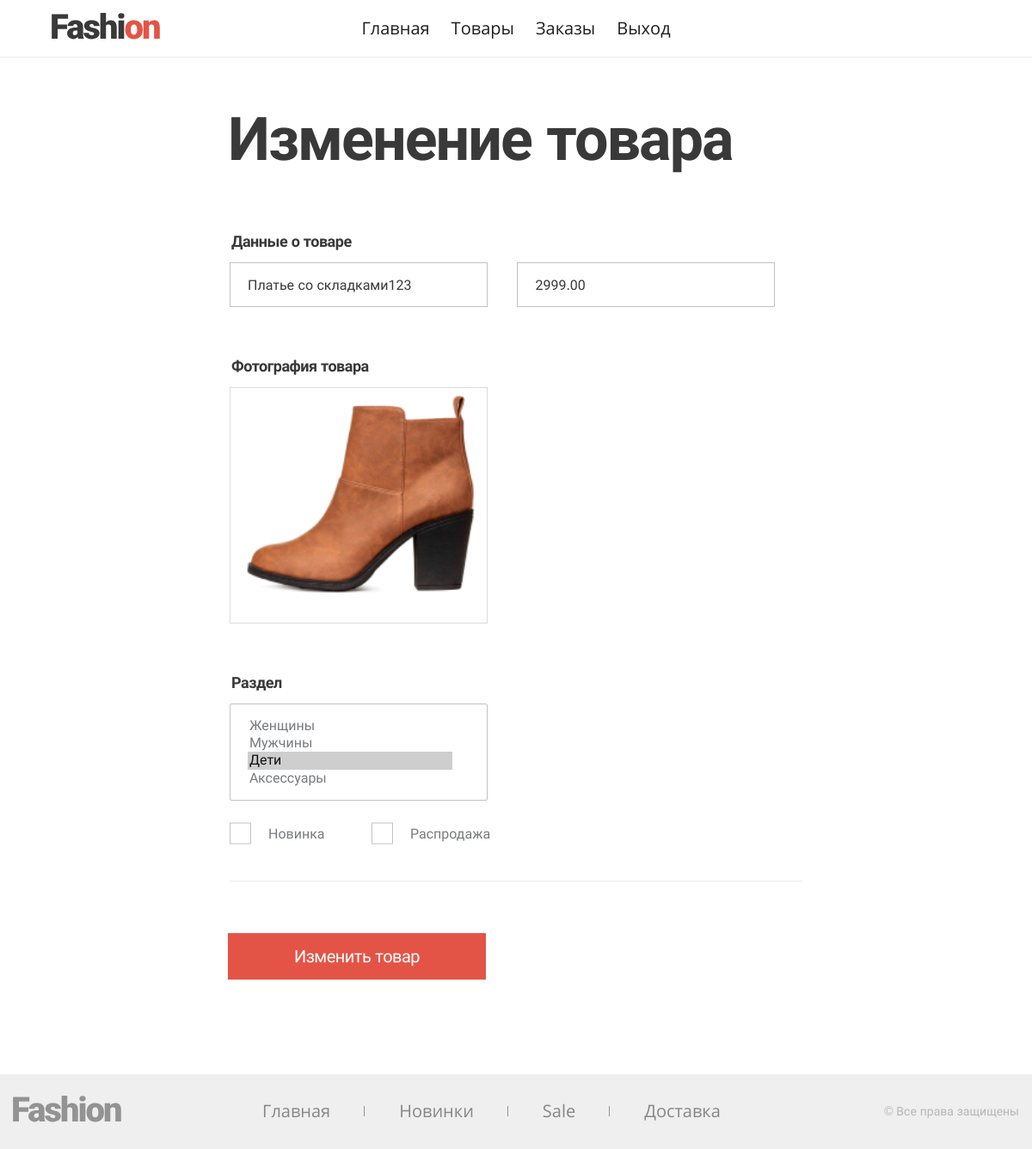
Screenshot of /products/add.php/?id=9 (signed in) with the database file from the repository.
### tables this page shows
CREATE TABLE `products` (
  `id` int(11) NOT NULL,
  `name` varchar(255) NOT NULL,
  `price` decimal(12,2) NOT NULL,
  `new` tinyint(1) NOT NULL DEFAULT '0',
  `sale` tinyint(1) NOT NULL DEFAULT '0',
  `img` varchar(50) NOT NULL
);

### include/settingAccessAddress.php (called while the page is built)
<?php
$access = [
    'Администратор' => [
        '/products/',
        '/orders/',
        '/products/add.php/'
    ],
    'Оператор' => [
        '/orders/'
    ],
    'Гости' => [
        '/delivery/',
        '/admin/',
        '/test/',
        '/admin/logout.php',
        '/',
        null
    ],
];

### products/add.php (the view, shortened to what this page needs)
<?php
if (!isset($_SESSION['auth']) && $_SESSION['auth'] != true) {
    header ('Location: /admin/');
    die();
} else {
    if (empty($_GET['id'])) {
        $title = 'Добавление товара';
        $nameButton = 'Добавить товар';
        $textResult = 'Товар успешно добавлен';
    } else {
        $title = 'Изменение товара';
        $nameButton = 'Изменить товар';
    }
    include $_SERVER['DOCUMENT_ROOT'] . '/template/header.php';
    if (accessUserForAdress() != true){
        include $_SERVER['DOCUMENT_ROOT'] . '/template/noAccess.php';
    } else {
    $hiddenForm = false;
    if (empty($_GET['id'])) {
        $lastId = useSelectQuery('SELECT MAX(id) FROM products');
        $lastId = (int) $lastId[0]['MAX(id)'];
        $lastId++;
        $product['id'] = $lastId;
        if (isset($_POST['new']) && $_POST['new'] == 'on') {
            $checkedNew = 'checked';
        }
        if (isset($_POST['sale']) && $_POST['sale'] == 'on') {
            $checkedSale = 'checked';
        }
    } else {
        $product['id'] = (int) $_GET['id'];
        $productOld = getProductInfo( (int) $_GET['id']);
        if ($productOld) {
            $productOld = $productOld[0];
        }
        $urlGet = '?id=' . $product['id'];
    }
?>
<main class="page-add">
    <h1 class="h h--1"><?= $title ?></h1>
    <form class="custom-form" action="/products/add.php/<?= $urlGet ?? '' ?>" method="post"  enctype='multipart/form-data' <?= $hiddenForm ?>>
    <fieldset class="page-add__group custom-form__group">
        <legend class="page-add__small-title custom-form__title">Данные о товаре</legend>
        <label for="product-name" class="custom-form__input-wrapper page-add__first-wrapper">
        <input type="text" class="custom-form__input" name="product-name" id="product-name" value="<?= $productOld['name'] ?? $_POST['product-name'] ?? '' ?>">
        </label>
        <label for="product-price" class="custom-form__input-wrapper">
        <input type="text" class="custom-form__input" name="product-price" id="product-price" value="<?= $productOld['price'] ?? $_POST['product-price'] ?? '' ?>">
        </label>
    </fieldset>
    <fieldset class="page-add__group custom-form__group">
        <legend class="page-add__small-title custom-form__title">Фотография товара</legend>
        <ul class="add-list">
        <li class="add-list__item add-list__item--add" <?= (!empty($productOld['img'])) ? ' hidden' : '' ?> >
            <?php if (!empty($productOld['img'])) { ?>
                <li class="add-list__item add-list__item--active"><img src="/img/products/<?= $productOld['img'] ?>"></li>
            <?php } ?>
        </li>
        </ul>
    </fieldset>
    <fieldset class="page-add__group custom-form__group">
        <legend class="page-add__small-title custom-form__title">Раздел</legend>
        <div class="page-add__select">
            <select name="category[]" class="custom-form__select" multiple>
            <?php
            $categories = getCategories();
            $productOld['category'] = explode(', ', $productOld['category'] ?? '');
            foreach ($categories as $category) {
                $selected = '';
                if (isset($product)) {
                    if (
                            (!empty($_GET['id']) && (in_array($category['title'] ?? [], $productOld['category'] ?? []))) ||
                            (isset($_POST['category']) && (in_array($category['id'], $_POST['category'])))
                    ) {
                        $selected = 'selected';
                    }
                } else {
                    if (in_array($category['title'], $productOld['category']) && !empty($_GET['id'])) {
                        $selected = 'selected';
                    }
                } ?>
                <option value="<?= $category['id'] ?>"  <?= $selected ?> ><?= $category['title'] ?></option>
        <?php } ?>
            </select>
        </div>
        <label for="new" class="custom-form__checkbox-label">Новинка</label>
        <label for="sale" class="custom-form__checkbox-label">Распродажа</label>
    </fieldset>
    <button class="button" type="submit"><?= $nameButton ?></button>
    </form>
</main>
<?php
    }
}
include_once $_SERVER['DOCUMENT_ROOT'] . '/template/footer.php';

### css/style.css (style rules this page uses)
html { box-sizing: border-box; }
img { max-width: 100%; height: auto; }
[hidden] { display: none !important; }
body { display: flex; flex-direction: column; margin: 0 auto; min-width: 1200px; min-height: 100vh; font: 16px/22px "Roboto", sans-serif; color: #787B7F; }
.custom-form { font: 16px/18px "Roboto", sans-serif; }
.custom-form__group { padding: 0; border: none; }
.custom-form__title { margin-bottom: 8px; font-size: 18px; line-height: 18px; letter-spacing: -.5px; font-weight: 700; color: #393939; }
.custom-form__input { border: 0; padding: 0; font: inherit; background-color: transparent; padding: 0 20px; width: 305px; height: 52px; font: inherit; color: #393939; border: 1px solid #C2C2C2; cursor: pointer; transition: all 300ms; }
.custom-form__input-wrapper { position: relative; margin-bottom: 20px; }
.custom-form__checkbox-label { position: relative; padding-left: 45px; cursor: pointer; }
.custom-form__checkbox-label:not(:last-child) { margin-right: 50px; }
.custom-form__checkbox-label::before { content: ''; position: absolute; top: 50%; -webkit-transform: translateY(-50%); transform: translateY(-50%); left: 0; width: 25px; height: 25px; border: 1px solid #C2C2C2; cursor: pointer; background-repeat: no-repeat; background-size: 12px 10px; background-position: center; transition: all 300ms; }
.custom-form__select { border: 0; padding: 0; font: inherit; background-color: transparent; width: 100%; border: 1px solid #C2C2C2; padding: 15px 40px 15px 20px; font: inherit; color: #787B7F; border-radius: 2px; -webkit-appearance: none; -moz-appearance: none; appearance: none; cursor: pointer; transition: all 300ms; }
.h { margin-top: 0; font-family: "Roboto", sans-serif; color: #393939; }
.h--1 { margin-bottom: 70px; font-size: 70px; line-height: 80px; letter-spacing: -2px; }
.button { border: 0; padding: 0; font: inherit; background-color: transparent; display: inline-block; width: 300px; padding: 0 40px; font: 20px/54px "Roboto", sans-serif; letter-spacing: -.5px; color: #fff; background-color: #E45446; text-align: center; cursor: pointer; }
.page-add { position: relative; flex-grow: 1; margin: 0 auto; padding-top: 55px; padding-bottom: 110px; width: 670px; }
.page-add__small-title { margin-bottom: 15px; }
.page-add__first-wrapper { margin-right: 30px; }
.page-add__group { margin-bottom: 60px; }
.page-add__group:last-of-type { padding-bottom: 45px; border-bottom: 1px solid #EBEBEB; }
.page-add__select { width: 300px; margin-bottom: 30px; }
.page-add .custom-form__input { width: 300px; }
.add-list { margin: 0; padding: 0; list-style: none; display: flex; flex-wrap: wrap; }
.add-list__item { position: relative; width: 300px; height: 275px; border: 1px solid #DCDCDC; }
.add-list__item:nth-child(2n - 1) { margin-right: 30px; }
.add-list__item img { width: 100%; height: 100%; -o-object-fit: contain; object-fit: contain; -o-object-position: top; object-position: top; }
.add-list__item--active::before, .add-list__item--active::after { -webkit-filter: opacity(0); filter: opacity(0); transition: all 500ms; }
.add-list__item--add label, .add-list__item--active::before { padding: 170px 70px 70px; text-align: center; cursor: pointer; }
.add-list__item--active::before { content: 'Удалить фотографию'; position: absolute; top: 0; left: 0; width: 100%; height: 100%; background-color: #fff; }
.add-list__item--add label::after, .add-list__item--active::after { content: ''; position: absolute; top: 72px; left: 50%; width: 80px; height: 80px; -webkit-transform: translateX(-50%); transform: translateX(-50%); background: #E45446 center no-repeat; background-size: 20px 20px; border-radius: 50%; transition: all 300ms; cursor: pointer; }

### rows the page displays
products: product-name "Платье со складками123", product-price "2999.00", img (picture)

### other values shown
$item['title'] "Главная"
$item['title'] "Товары"
$item['title'] "Заказы"
$item['title'] "Выход"
$title "Изменение товара"
$nameButton "Изменить товар"
$item['title'] "Новинки"
$item['title'] "Sale"
$item['title'] "Доставка"
form field value "Женщины / Мужчины / Дети ☑ / Аксессуары"
